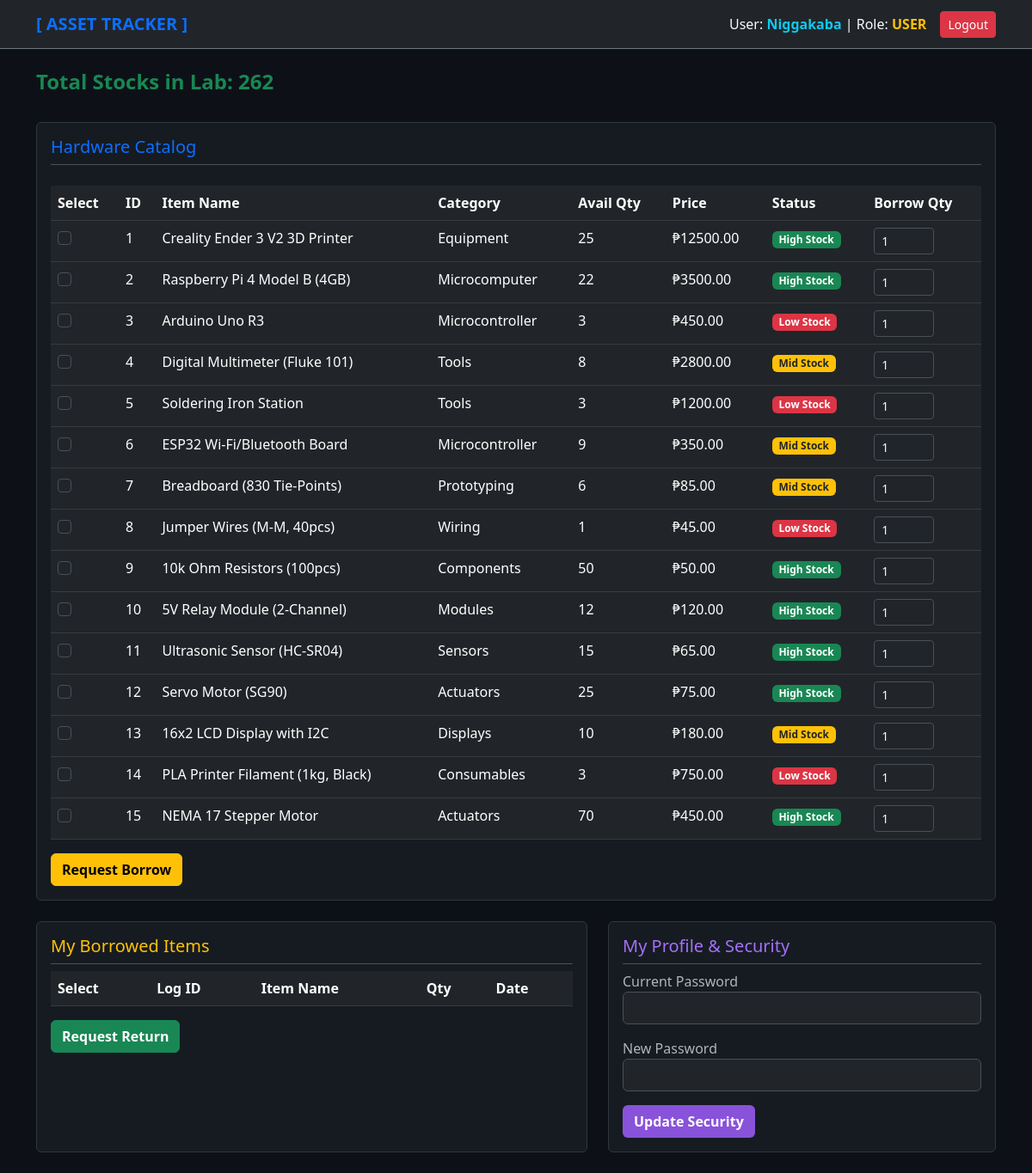
The app's page /dashboard (signed in) with its own data.
### tables this page shows
CREATE TABLE hardware (
            item_id INTEGER PRIMARY KEY AUTOINCREMENT,
            item_name TEXT NOT NULL,
            category TEXT NOT NULL,
            quantity INTEGER NOT NULL,
            unit_price REAL NOT NULL,
            status TEXT NOT NULL
        );

### app.py (the view, shortened to what this page needs)
@app.route("/dashboard")
@login_required
def dashboard():
    search = request.args.get(
        "search",
        ""
    ).strip()
    category = request.args.get(
        "category",
        "ALL"
    )
    if not category:
        category = "ALL"
    items = InventoryController.get_all_items(
        search_text=search,
        category=category
    )
    categories = InventoryController.get_categories()
    all_items_for_total = (
        InventoryController.get_all_items(
            search_text="",
            category="ALL"
        )
    )
    total_stocks = sum(
        item[3]
        for item in all_items_for_total
    )
    active_loans = []
    history = []
    pending_returns = []
    pending_borrows = []
    pending_borrow_requests = []
    all_loans = []
    pending_resets = []
    if session["role"] == "USER":
        active_loans = (
            InventoryController.get_user_active_loans(
                session["username"]
            )
        )
        pending_borrow_requests = (
            InventoryController.get_user_pending_borrows(
                session["username"]
            )
        )
        history = (
            InventoryController.get_user_loan_history(
                session["username"]
            )
        )
    return render_template(
        "dashboard.html",
        items=items,
        categories=categories,
        search=search,
        selected_category=category,
        total_stocks=total_stocks,
        active_loans=active_loans,
        history=history,
        pending_returns=pending_returns,
        pending_borrows=pending_borrows,
        pending_borrow_requests=(
            pending_borrow_requests
        ),
        all_loans=all_loans,
        pending_resets=pending_resets
    )

### Laboratorysystem.py (called while the page is built)
    @staticmethod
    def get_all_items(search_text="", category="ALL"):
        conn = sqlite3.connect(DB_NAME); res = conn.execute("SELECT * FROM hardware").fetchall()
        conn.close(); return res

    @staticmethod
    def get_categories(): return []

    @staticmethod
    def get_user_loan_history(u): return []

    @staticmethod
    def get_user_pending_borrows(u): return []

    @staticmethod
    def get_user_active_loans(u):
        conn = sqlite3.connect(DB_NAME); res = conn.execute("SELECT log_id, item_name, borrowed_qty, borrow_date FROM borrow_logs WHERE username=? AND status='Borrowed'", (u,)).fetchall()
        conn.close(); return res

### app.py (called while the page is built, shortened)
def login_required(view):
    @wraps(view)
    def wrapped(*args, **kwargs):
        return view(*args, **kwargs)
    return wrapped

### templates/dashboard.html (shortened to what this page needs)
{% extends "base.html" %}
{% block content %}
<div class="row mb-4">
    <div class="col-md-12 d-flex justify-content-between align-items-center">
        <h4 class="text-success fw-bold">Total Stocks in Lab: {{ total_stocks }}</h4>
    </div>
</div>
<div class="row">
    <div class="col-md-12 mb-4">
        <div class="card p-3">
            <div class="d-flex justify-content-between border-bottom pb-2 mb-3">
                <h5 class="text-primary mb-0">Hardware Catalog</h5>
            </div>
            <form method="POST" action="{{ url_for('borrow') if session['role'] == 'USER' else url_for('admin_delete') }}">
                <table class="table table-dark table-hover mt-2">
                    <thead>
                        <tr>
                            <th>Select</th>
                            <th>ID</th>
                            <th>Item Name</th>
                            <th>Category</th>
                            <th>Avail Qty</th>
                            <th>Price</th>
                            <th>Status</th>
                            {% if session['role'] == 'USER' %}<th>Borrow Qty</th>{% endif %}
                        </tr>
                    </thead>
                    <tbody>
                        {% for item in items %}
                        <tr>
                            <td><input type="checkbox" name="{{ 'item_id' if session['role'] == 'USER' else 'item_ids' }}" value="{{ item[0] }}" class="form-check-input"></td>
                            <td>{{ item[0] }}</td>
                            <td>{{ item[1] }}</td>
                            <td>{{ item[2] }}</td>
                            <td>{{ item[3] }}</td>
                            <td>₱{{ "%.2f"|format(item[4]) }}</td>
                            <td>
                                {% if item[5] == 'High Stock' %}<span class="badge bg-success">High Stock</span>
                                {% elif item[5] == 'Mid Stock' %}<span class="badge bg-warning text-dark">Mid Stock</span>
                                {% elif item[5] == 'Low Stock' %}<span class="badge bg-danger">Low Stock</span>
                                {% else %}<span class="badge bg-secondary">Out of Stock</span>{% endif %}
                            </td>
                            {% if session['role'] == 'USER' %}
                            <td><input type="number" name="quantity_{{ item[0] }}" min="1" max="{{ item[3] }}" value="1" class="form-control form-control-sm bg-dark text-light" style="width: 70px;"></td>
                            {% endif %}
                        </tr>
                        {% endfor %}
                    </tbody>
                </table>
                {% if session['role'] == 'USER' %}
                    <button type="submit" class="btn btn-warning fw-bold">Request Borrow</button>
                {% else %}
                    <button type="submit" class="btn btn-danger fw-bold">Delete Selected Item(s)</button>
                {% endif %}
            </form>
        </div>
    </div>
    {% if session['role'] == 'USER' %}
    <div class="col-md-7 mb-4">
        <div class="card p-3 h-100">
            <h5 class="text-warning border-bottom pb-2">My Borrowed Items</h5>
            <form method="POST" action="{{ url_for('return_request') }}">
                <table class="table table-dark">
                    <thead><tr><th>Select</th><th>Log ID</th><th>Item Name</th><th>Qty</th><th>Date</th></tr></thead>
                </table>
                <button type="submit" class="btn btn-success fw-bold">Request Return</button>
            </form>
        </div>
    </div>
    {% endif %}
    <div class="col-md-{% if session['role'] == 'USER' %}5{% else %}12{% endif %} mb-4">
        <div class="card p-3 h-100">
            <h5 class="text-purple border-bottom pb-2" style="color: #A371F7;">My Profile & Security</h5>
            <form method="POST" action="{{ url_for('change_password') }}">
                <div class="mb-3">
                    <label>Current Password</label>
                    <input type="password" name="old_password" class="form-control bg-dark text-light" required>
                </div>
                <div class="mb-3">
                    <label>New Password</label>
                    <input type="password" name="new_password" class="form-control bg-dark text-light" required>
                </div>
                <button type="submit" class="btn btn-purple fw-bold" style="background-color: #8952DB; color: white;">Update Security</button>
            </form>
        </div>
    </div>
</div>
{% endblock %}

### templates/base.html (shortened to what this page needs)
<!DOCTYPE html>
<html lang="en" data-bs-theme="dark">
<head>
    <link href="https://cdn.jsdelivr.net/npm/bootstrap@5.3.0/dist/css/bootstrap.min.css" rel="stylesheet">
</head>
<body>
    <nav class="navbar navbar-expand-lg navbar-dark bg-dark border-bottom border-secondary mb-4">
        <div class="container">
            <a class="navbar-brand text-primary fw-bold" href="#">[ ASSET TRACKER ]</a>
            <div class="d-flex align-items-center">
                {% if session.get('username') %}
                    <span class="text-light me-3">User: <strong class="text-info">{{ session['username'] }}</strong> | Role: <strong class="text-warning">{{ session['role'] }}</strong></span>
                    <a href="{{ url_for('logout') }}" class="btn btn-danger btn-sm">Logout</a>
                {% endif %}
            </div>
        </div>
    </nav>
    <div class="container">
        {% block content %}{% endblock %}
    </div>
</body>
</html>

### templates/base.html (style rules this page uses)
body { background-color: #0d1117; color: #c9d1d9; }
.card { background-color: #161b22; border: 1px solid #30363d; }

### records on screen
hardware: item_id "1", item_name "Creality Ender 3 V2 3D Printer", category "Equipment", quantity "25", unit_price "12500.00", status "High Stock"
hardware: item_id "2", item_name "Raspberry Pi 4 Model B (4GB)", category "Microcomputer", quantity "22", unit_price "3500.00", status "High Stock"
hardware: item_id "3", item_name "Arduino Uno R3", category "Microcontroller", quantity "3", unit_price "450.00", status "Low Stock"
hardware: item_id "4", item_name "Digital Multimeter (Fluke 101)", category "Tools", quantity "8", unit_price "2800.00", status "Mid Stock"
hardware: item_id "5", item_name "Soldering Iron Station", category "Tools", quantity "3", unit_price "1200.00", status "Low Stock"
hardware: item_id "6", item_name "ESP32 Wi-Fi/Bluetooth Board", category "Microcontroller", quantity "9", unit_price "350.00", status "Mid Stock"
hardware: item_id "7", item_name "Breadboard (830 Tie-Points)", category "Prototyping", quantity "6", unit_price "85.00", status "Mid Stock"
hardware: item_id "8", item_name "Jumper Wires (M-M, 40pcs)", category "Wiring", quantity "1", unit_price "45.00", status "Low Stock"
hardware: item_id "9", item_name "10k Ohm Resistors (100pcs)", category "Components", quantity "50", unit_price "50.00", status "High Stock"
hardware: item_id "10", item_name "5V Relay Module (2-Channel)", category "Modules", quantity "12", unit_price "120.00", status "High Stock"
hardware: item_id "11", item_name "Ultrasonic Sensor (HC-SR04)", category "Sensors", quantity "15", unit_price "65.00", status "High Stock"
hardware: item_id "12", item_name "Servo Motor (SG90)", category "Actuators", quantity "25", unit_price "75.00", status "High Stock"
hardware: item_id "13", item_name "16x2 LCD Display with I2C", category "Displays", quantity "10", unit_price "180.00", status "Mid Stock"
hardware: item_id "14", item_name "PLA Printer Filament (1kg, Black)", category "Consumables", quantity "3", unit_price "750.00", status "Low Stock"
hardware: item_id "15", item_name "NEMA 17 Stepper Motor", category "Actuators", quantity "70", unit_price "450.00", status "High Stock"

### other values on screen
{{ session['username'] }} "Niggakaba"
{{ session['role'] }} "USER"
{{ total_stocks }} "262"
